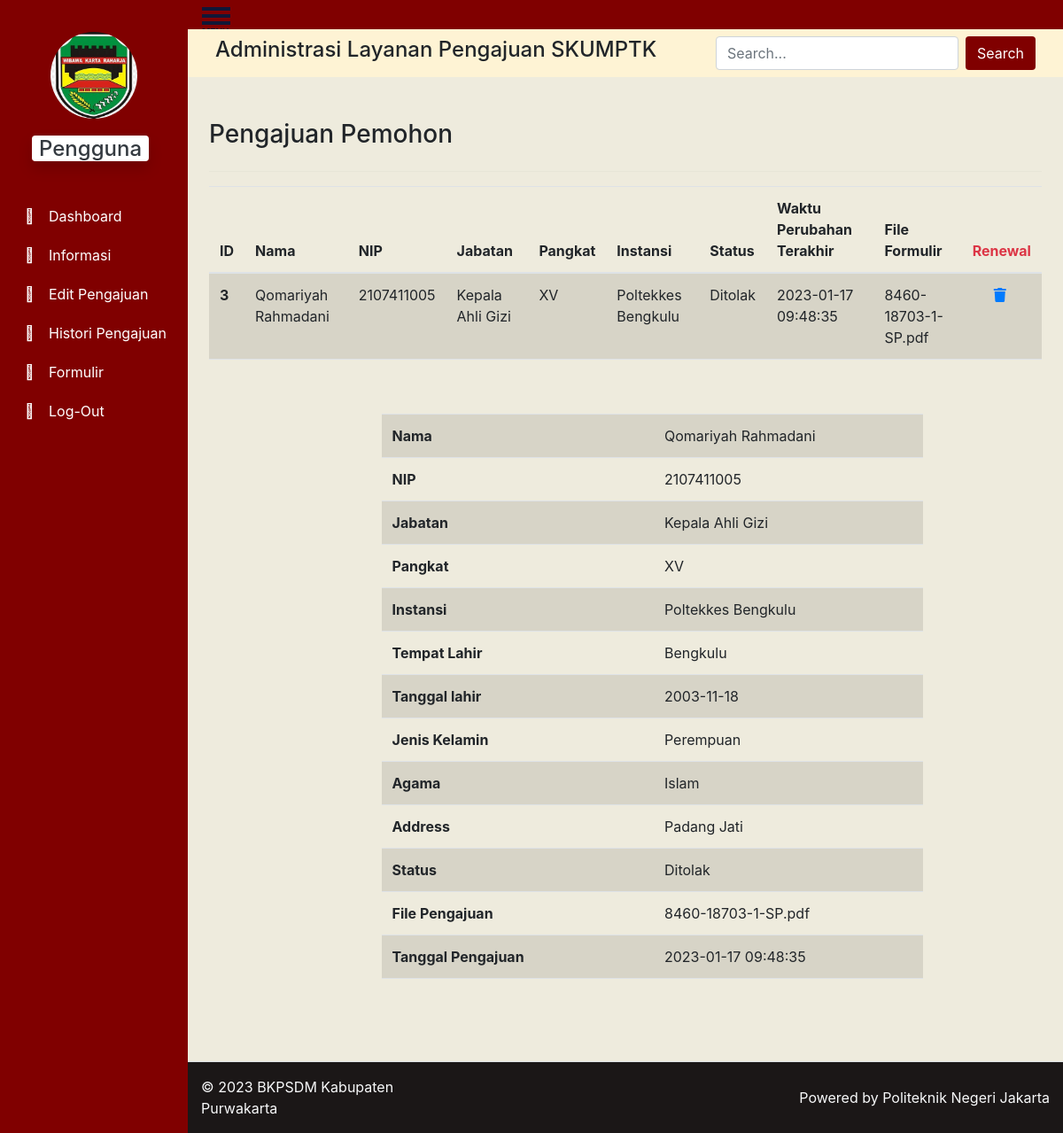
The page /histori.php?id=3 (signed in) on the database its author committed.
### tables this page shows
CREATE TABLE `pengusul` (
  `id` int(11) NOT NULL,
  `username` varchar(70) NOT NULL,
  `password` varchar(255) NOT NULL,
  `nama` varchar(100) NOT NULL,
  `nip` int(20) NOT NULL,
  `tempat_lahir` varchar(50) NOT NULL,
  `tanggal_lahir` date NOT NULL,
  `jenis_kelamin` varchar(25) NOT NULL,
  `agama` varchar(25) NOT NULL,
  `jabatan` varchar(100) NOT NULL,
  `pangkat` varchar(100) NOT NULL,
  `instansi` varchar(100) NOT NULL,
  `address` varchar(255) NOT NULL,
  `submit_status` varchar(35) NOT NULL,
  `hard_copy` text NOT NULL,
  `tgl_upload` datetime NOT NULL
);

### histori.php (the view, shortened to what this page needs)
<?php
require "koneksi.php";
if(isset($_SESSION['username'])){
    $script = "SELECT * FROM pengusul WHERE username = '$_SESSION[username]'";
    $query = mysqli_query($conn,$script);
    $data = mysqli_fetch_array($query);
}
?>
<!doctype html>
<html lang="en">
  <head>
    <link href="assets/dist/css/bootstrap.min.css" rel="stylesheet">
    <link rel="stylesheet" href="https://stackpath.bootstrapcdn.com/bootstrap/4.1.3/css/bootstrap.min.css"
>
    <link rel="stylesheet" href="https://pro.fontawesome.com/releases/v5.10.0/css/all.css"/>
    <link rel="stylesheet" href="./assets/dist/css/styledashboard.css">
</head>
<body style="background-color: #EEEBDD;">
<main>
<div class="main-container d-flex">
<div class="sidebar" id="side_nav">
            <div class="header-box px-3 pt-3 pb-4">
                <img src="img/logo.jpg" alt="" style="width:70%;height:70%; border-radius:50px; " class="img"  >
                <h4 class="fs-4"><span class="bg-white text-dark rounded shadow px-2 me-2">Pengguna</span></h4>
            </div>
            <ul class="list-unstyled px-2">
                <li class="list-item" >
                    <a href="index.php">
                        <i class="fal fa-home"></i>
                        <span class="description-header">Dashboard </span>
                    </a>
                </li>
                <li class="list-item" >
                    <a href="informasi.php">
                      <i class="fal fa-info-circle"></i>
                        <span class="description-header">Informasi</span>
                    </a>
                </li>
                <li class="list-item" >
                    <a href="pengajuan.php">
                        <i class="fal fa-user-edit"></i>
                        <span class="description-header">Edit Pengajuan</span>
                    </a>
                </li>
                <li class="list-item" >
                    <a href="histori.php?id=<?= $data['id'] ?>">
                      <i class="fal fa-history"></i>
                      <span class="description-header">Histori Pengajuan</span>
                    </a>
                </li>
                <li class="list-item" >
                    <a href="formulir.php">
                      <i class="fal fa-file-alt"></i>
                        <span class="description-header">Formulir</span>
                    </a>
                </li>
                <li class="list-item" >
                    <a href="logoutUser.php">
                        <i class="fal fa-sign-out-alt"></i>
                        <span class="description-header">Log-Out</span>
                    </a>
                </li>
            </ul>
        </div>
        <div class="content">
        <nav class="navbar navbar-inverse" style="height:33px;">
            <div class="list-item">
                <div id="menu-button" class="button">
                    <label for="menu-checkbox" id="menu-label">
                        <div id="hamburger"></div>
                    </label>
                </div>
            </div>
        </nav>
        <nav class="navbar navbar-inverse2">
            <div class="container-fluid">
                <h4>Administrasi Layanan Pengajuan SKUMPTK</h4>
                <form class="d-flex">
                    <input class="form-control me-2" type="search" placeholder="Search..." aria-label="Search">
                    <button class="btn btn-inverse" type="submit">Search</button>
                </form>
            </div>
        </nav>
  <div class="px-4 py-5">
    <h3 class="pb-2">Pengajuan Pemohon</h3>
    <hr class="featurette-divider">
        <table class="table table-hover table-striped align-middle">
            <thead>
            <tr>
                <th scope="col">ID</th>
                <th scope="col">Nama</th>
                <th scope="col">NIP</th>
                <th scope="col">Jabatan</th>
                <th scope="col">Pangkat</th>
                <th scope="col">Instansi</th>
                <th scope="col">Status</th>
                <th scope="col">Waktu Perubahan Terakhir</th>
                <th scope="col">File Formulir</th>
                <th scope="col" class="text-danger">Renewal</th>
            </tr>
            </thead>
            <tbody>
              <tr>
                  <th scope="row">
                      <?= $data['id']?>
                  </th>
                  <td>
                      <?= $data['nama']?>
                  </td>
                  <td>
                      <?= $data['nip']?>
                  </td>
                  <td>
                      <?= $data['jabatan']?>
                  </td>
                  <td>
                      <?= $data['pangkat']?>
                  </td>
                  <td>
                      <?= $data['instansi']?>
                  </td>
                  <td>
                      <?= $data['submit_status']?>
                  </td>
                  <td>
                      <?= $data['tgl_upload']?>
                  </td>
                  <td>
                      <?= $data['hard_copy']?>
                  </td>
                  <td>
                  <div class="d-flex gap-2 justify-content-sm-start">
                    <?php
                    if(isset($_SESSION['username'])){
                        echo "<a href='unduh.php?file=$data[hard_copy]' class=''>";
                        echo "<i class='far fa-file-download'></i>";
                        echo "</a>";
                    }
                    if($data['submit_status'] != 'Terkirim'){
                        echo "<a href='#' class='disabled'>";
                        echo "<i class='fa fa-trash'></i>";
                        echo "</a>";
                    } else {
                        echo "<a href='#' class='' data-toggle='modal' data-target='#myModal'>";
                        echo "<i class='fa fa-trash'></i> ";
                        echo "</a>";
                    }
                    ?>
                  </div>
                  </td>
              </tr>
            </tbody>
        </table>
        <div class="data-user d-flex justify-content-center">
                <div class="data-usulan" style="width:65%; margin:15px 30px;">
                    <table class="table table-hover table-striped">
                        <tr>
                            <td><b>Nama</b></td>
                            <td><?php echo "<td>" . $data['nama'] . "</td>";?></td>
                        </tr>
                        <tr>
                            <td><b>NIP</b></td>
                            <td><?php echo "<td>" . $data['nip'] . "</td>";?></td>
                        </tr>
                        <tr>
                            <td><b>Jabatan</b></td>
                            <td><?php echo "<td>" . $data['jabatan'] . "</td>";?></td>
                        </tr>
                        <tr>
                            <td><b>Pangkat</b></td>
                            <td><?php echo "<td>" . $data['pangkat'] . "</td>";?></td>
                        </tr>
                        <tr>
                            <td><b>Instansi</b></td>
                            <td><?php echo "<td>" . $data['instansi'] . "</td>";?></td>
                        </tr>
                        <tr>
                            <td><b>Tempat Lahir</b></td>
                            <td><?php echo "<td>" . $data['tempat_lahir'] . "</td>";?></td>
                        </tr>
                        <tr>
                            <td><b>Tanggal lahir</b></td>
                            <td><?php echo "<td>" . $data['tanggal_lahir'] . "</td>";?></td>
                        </tr>
                        <tr>
                            <td><b>Jenis Kelamin</b></td>
                            <td><?php echo "<td>" . $data['jenis_kelamin'] . "</td>";?></td>
                        </tr>
                        <tr>
                            <td><b>Agama</b></td>
                            <td><?php echo "<td>" . $data['agama'] . "</td>";?></td>
                        </tr>
                        <tr>
                            <td><b>Address</b></td>
                            <td><?php echo "<td>" . $data['address'] . "</td>";?></td>
                        </tr>
                        <tr>
                            <td><b>Status</b></td>
                            <td><?php echo "<td>" . $data['submit_status'] . "</td>";?></td>
                        </tr>
                        <tr>
                            <td><b>File Pengajuan</b></td>
                            <td><?php echo "<td>" . $data['hard_copy'] . "</td>";?></td>
                        </tr>
                        <tr>
                            <td><b>Tanggal Pengajuan</b></td>
                            <td><?php echo "<td>" . $data['tgl_upload'] . "</td>";?></td>
                        </tr>
                    </table>
                </div>
            </div>
      </div>
      <footer class="d-flex flex-wrap justify-content-between align-items-center py-3 border-top" style="background-color: #1B1717">
          <div class="col-md-4 d-flex align-items-center">
          <span class="mb-3 mb-md-0 text-light">&copy; 2023 BKPSDM Kabupaten Purwakarta</span>
          </div>
          <ul class="nav col-md-4 justify-content-end list-unstyled d-flex">
          <li class="ms-3 text-light">Powered by Politeknik Negeri Jakarta</li>
          </ul>
      </footer>
</main>
</body>
</html>

### rows shown on the page
pengusul: id "3", nama "Qomariyah Rahmadani", nip "2107411005", jabatan "Kepala Ahli Gizi", pangkat "XV", instansi "Poltekkes Bengkulu", submit_status "Ditolak", tgl_upload "2023-01-17 09:48:35", hard_copy "8460-18703-1-SP.pdf", tempat_lahir "Bengkulu", tanggal_lahir "2003-11-18", jenis_kelamin "Perempuan", agama "Islam", address "Padang Jati"
